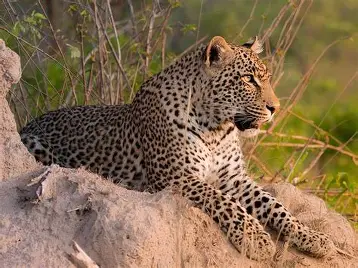
#> input picture 1/tiger.webp, 358 x 268 px, found by its file name
$ python cropped.py
#> lines starting #> are read from the running program, lines starting #| are printed output that depends on the picture
import cv2 as cv

img = cv.imread("./1/tiger.webp")
#> img is the input picture: shape (268, 358, 3); mean B, G, R 80.2, 109, 133.5

if img is None:
      print("can't find")
else:
      print("yes found it")

cropped = img[100:200, 50:150]
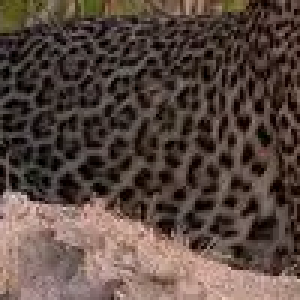
#> cropped: shape (100, 100, 3) (shown 3 times larger); mean B, G, R 64.6, 71.9, 88.8

cv.imshow("original", img)
cv.imshow("cropped", cropped)
cv.waitKey(0)
cv.destroyAllWindows()
